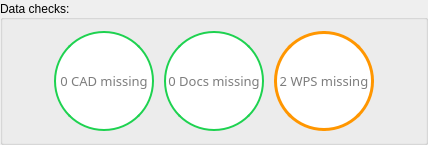
    <widget class="QGroupBox" name="groupBox">
     <property name="styleSheet">
      <string notr="true">QGroupBox{
	font: 75 bold 14pt &quot;Microsoft YaHei&quot;;
}
QPushButton{
border-radius: 50px;
border: 2px solid rgb(30, 210, 80);
background-color: rgb(255, 255, 255);
color: rgb(125, 125, 125);
}
QPushButton::checked{
border: 3px solid rgb(255, 150, 0);
}</string>
     </property>
     <property name="title">
      <string>Data checks: </string>
     </property>
     <property name="alignment">
      <set>Qt::AlignLeading|Qt::AlignLeft|Qt::AlignVCenter</set>
     </property>
     <property name="flat">
      <bool>true</bool>
     </property>
     <property name="checkable">
      <bool>false</bool>
     </property>
     <layout class="QHBoxLayout" name="horizontalLayout">
      <property name="spacing">
       <number>10</number>
      </property>
      <item>
       <spacer name="horizontalSpacer_3">
        <property name="orientation">
         <enum>Qt::Horizontal</enum>
        </property>
        <property name="sizeHint" stdset="0">
         <size>
          <width>40</width>
          <height>20</height>
         </size>
        </property>
       </spacer>
      </item>
      <item>
       <widget class="QPushButton" name="cadsBtn">
        <property name="enabled">
         <bool>false</bool>
        </property>
        <property name="sizePolicy">
         <sizepolicy hsizetype="Fixed" vsizetype="Fixed">
          <horstretch>0</horstretch>
          <verstretch>0</verstretch>
         </sizepolicy>
        </property>
        <property name="minimumSize">
         <size>
          <width>100</width>
          <height>100</height>
         </size>
        </property>
        <property name="maximumSize">
         <size>
          <width>100</width>
          <height>100</height>
         </size>
        </property>
        <property name="font">
         <font>
          <family>Microsoft YaHei</family>
          <pointsize>10</pointsize>
          <italic>false</italic>
         </font>
        </property>
        <property name="styleSheet">
         <string notr="true"/>
        </property>
        <property name="text">
         <string>0 CAD missing</string>
        </property>
        <property name="checkable">
         <bool>true</bool>
        </property>
        <property name="flat">
         <bool>true</bool>
        </property>
       </widget>
      </item>
      <item>
       <widget class="QPushButton" name="docsBtn">
        <property name="enabled">
         <bool>false</bool>
        </property>
        <property name="sizePolicy">
         <sizepolicy hsizetype="Fixed" vsizetype="Fixed">
          <horstretch>0</horstretch>
          <verstretch>0</verstretch>
         </sizepolicy>
        </property>
        <property name="minimumSize">
         <size>
          <width>100</width>
          <height>100</height>
         </size>
        </property>
        <property name="maximumSize">
         <size>
          <width>100</width>
          <height>100</height>
         </size>
        </property>
        <property name="font">
         <font>
          <family>Microsoft YaHei</family>
          <pointsize>10</pointsize>
          <italic>false</italic>
         </font>
        </property>
        <property name="styleSheet">
         <string notr="true"/>
        </property>
        <property name="text">
         <string>0 Docs missing</string>
        </property>
        <property name="checkable">
         <bool>true</bool>
        </property>
        <property name="flat">
         <bool>true</bool>
        </property>
       </widget>
      </item>
      <item>
       <widget class="QPushButton" name="wpsesBtn">
        <property name="enabled">
         <bool>false</bool>
        </property>
        <property name="sizePolicy">
         <sizepolicy hsizetype="Fixed" vsizetype="Fixed">
          <horstretch>0</horstretch>
          <verstretch>0</verstretch>
         </sizepolicy>
        </property>
        <property name="minimumSize">
         <size>
          <width>100</width>
          <height>100</height>
         </size>
        </property>
        <property name="maximumSize">
         <size>
          <width>100</width>
          <height>100</height>
         </size>
        </property>
        <property name="font">
         <font>
          <family>Microsoft YaHei</family>
          <pointsize>10</pointsize>
          <italic>false</italic>
         </font>
        </property>
        <property name="styleSheet">
         <string notr="true"/>
        </property>
        <property name="text">
         <string>2 WPS missing</string>
        </property>
        <property name="checkable">
         <bool>true</bool>
        </property>
        <property name="checked">
         <bool>true</bool>
        </property>
        <property name="flat">
         <bool>true</bool>
        </property>
       </widget>
      </item>
      <item>
       <spacer name="horizontalSpacer_4">
        <property name="orientation">
         <enum>Qt::Horizontal</enum>
        </property>
        <property name="sizeHint" stdset="0">
         <size>
          <width>40</width>
          <height>20</height>
         </size>
        </property>
       </spacer>
      </item>
     </layout>
    </widget>
